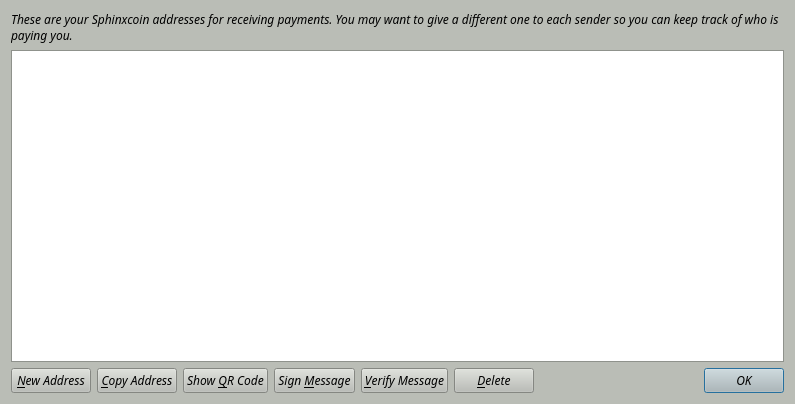
<?xml version="1.0" encoding="UTF-8"?>
<ui version="4.0">
 <class>AddressBookPage</class>
 <widget class="QWidget" name="AddressBookPage">
  <property name="geometry">
   <rect>
    <x>0</x>
    <y>0</y>
    <width>795</width>
    <height>404</height>
   </rect>
  </property>
  <property name="palette">
   <palette>
    <active>
     <colorrole role="WindowText">
      <brush brushstyle="SolidPattern">
       <color alpha="255">
        <red>0</red>
        <green>0</green>
        <blue>0</blue>
       </color>
      </brush>
     </colorrole>
     <colorrole role="Button">
      <brush brushstyle="SolidPattern">
       <color alpha="255">
        <red>186</red>
        <green>189</green>
        <blue>182</blue>
       </color>
      </brush>
     </colorrole>
     <colorrole role="Light">
      <brush brushstyle="SolidPattern">
       <color alpha="255">
        <red>255</red>
        <green>255</green>
        <blue>255</blue>
       </color>
      </brush>
     </colorrole>
     <colorrole role="Midlight">
      <brush brushstyle="SolidPattern">
       <color alpha="255">
        <red>220</red>
        <green>222</green>
        <blue>218</blue>
       </color>
      </brush>
     </colorrole>
     <colorrole role="Dark">
      <brush brushstyle="SolidPattern">
       <color alpha="255">
        <red>93</red>
        <green>94</green>
        <blue>91</blue>
       </color>
      </brush>
     </colorrole>
     <colorrole role="Mid">
      <brush brushstyle="SolidPattern">
       <color alpha="255">
        <red>124</red>
        <green>126</green>
        <blue>121</blue>
       </color>
      </brush>
     </colorrole>
     <colorrole role="Text">
      <brush brushstyle="SolidPattern">
       <color alpha="255">
        <red>0</red>
        <green>0</green>
        <blue>0</blue>
       </color>
      </brush>
     </colorrole>
     <colorrole role="BrightText">
      <brush brushstyle="SolidPattern">
       <color alpha="255">
        <red>255</red>
        <green>255</green>
        <blue>255</blue>
       </color>
      </brush>
     </colorrole>
     <colorrole role="ButtonText">
      <brush brushstyle="SolidPattern">
       <color alpha="255">
        <red>0</red>
        <green>0</green>
        <blue>0</blue>
       </color>
      </brush>
     </colorrole>
     <colorrole role="Base">
      <brush brushstyle="SolidPattern">
       <color alpha="255">
        <red>255</red>
        <green>255</green>
        <blue>255</blue>
       </color>
      </brush>
     </colorrole>
     <colorrole role="Window">
      <brush brushstyle="SolidPattern">
       <color alpha="255">
        <red>186</red>
        <green>189</green>
        <blue>182</blue>
       </color>
      </brush>
     </colorrole>
     <colorrole role="Shadow">
      <brush brushstyle="SolidPattern">
       <color alpha="255">
        <red>0</red>
        <green>0</green>
        <blue>0</blue>
       </color>
      </brush>
     </colorrole>
     <colorrole role="AlternateBase">
      <brush brushstyle="SolidPattern">
       <color alpha="255">
        <red>220</red>
        <green>222</green>
        <blue>218</blue>
       </color>
      </brush>
     </colorrole>
     <colorrole role="ToolTipBase">
      <brush brushstyle="SolidPattern">
       <color alpha="255">
        <red>255</red>
        <green>255</green>
        <blue>220</blue>
       </color>
      </brush>
     </colorrole>
     <colorrole role="ToolTipText">
      <brush brushstyle="SolidPattern">
       <color alpha="255">
        <red>0</red>
        <green>0</green>
        <blue>0</blue>
       </color>
      </brush>
     </colorrole>
    </active>
    <inactive>
     <colorrole role="WindowText">
      <brush brushstyle="SolidPattern">
       <color alpha="255">
        <red>0</red>
        <green>0</green>
        <blue>0</blue>
       </color>
      </brush>
     </colorrole>
     <colorrole role="Button">
      <brush brushstyle="SolidPattern">
       <color alpha="255">
        <red>186</red>
        <green>189</green>
        <blue>182</blue>
       </color>
      </brush>
     </colorrole>
     <colorrole role="Light">
      <brush brushstyle="SolidPattern">
       <color alpha="255">
        <red>255</red>
        <green>255</green>
        <blue>255</blue>
       </color>
      </brush>
     </colorrole>
     <colorrole role="Midlight">
      <brush brushstyle="SolidPattern">
       <color alpha="255">
        <red>220</red>
        <green>222</green>
        <blue>218</blue>
       </color>
      </brush>
     </colorrole>
     <colorrole role="Dark">
      <brush brushstyle="SolidPattern">
       <color alpha="255">
        <red>93</red>
        <green>94</green>
        <blue>91</blue>
       </color>
      </brush>
     </colorrole>
     <colorrole role="Mid">
      <brush brushstyle="SolidPattern">
       <color alpha="255">
        <red>124</red>
        <green>126</green>
        <blue>121</blue>
       </color>
      </brush>
     </colorrole>
     <colorrole role="Text">
      <brush brushstyle="SolidPattern">
       <color alpha="255">
        <red>0</red>
        <green>0</green>
        <blue>0</blue>
       </color>
      </brush>
     </colorrole>
     <colorrole role="BrightText">
      <brush brushstyle="SolidPattern">
       <color alpha="255">
        <red>255</red>
        <green>255</green>
        <blue>255</blue>
       </color>
      </brush>
     </colorrole>
     <colorrole role="ButtonText">
      <brush brushstyle="SolidPattern">
       <color alpha="255">
        <red>0</red>
        <green>0</green>
        <blue>0</blue>
       </color>
      </brush>
     </colorrole>
     <colorrole role="Base">
      <brush brushstyle="SolidPattern">
       <color alpha="255">
        <red>255</red>
        <green>255</green>
        <blue>255</blue>
       </color>
      </brush>
     </colorrole>
     <colorrole role="Window">
      <brush brushstyle="SolidPattern">
       <color alpha="255">
        <red>186</red>
        <green>189</green>
        <blue>182</blue>
       </color>
      </brush>
     </colorrole>
     <colorrole role="Shadow">
      <brush brushstyle="SolidPattern">
       <color alpha="255">
        <red>0</red>
        <green>0</green>
        <blue>0</blue>
       </color>
      </brush>
     </colorrole>
     <colorrole role="AlternateBase">
      <brush brushstyle="SolidPattern">
       <color alpha="255">
        <red>220</red>
        <green>222</green>
        <blue>218</blue>
       </color>
      </brush>
     </colorrole>
     <colorrole role="ToolTipBase">
      <brush brushstyle="SolidPattern">
       <color alpha="255">
        <red>255</red>
        <green>255</green>
        <blue>220</blue>
       </color>
      </brush>
     </colorrole>
     <colorrole role="ToolTipText">
      <brush brushstyle="SolidPattern">
       <color alpha="255">
        <red>0</red>
        <green>0</green>
        <blue>0</blue>
       </color>
      </brush>
     </colorrole>
    </inactive>
    <disabled>
     <colorrole role="WindowText">
      <brush brushstyle="SolidPattern">
       <color alpha="255">
        <red>93</red>
        <green>94</green>
        <blue>91</blue>
       </color>
      </brush>
     </colorrole>
     <colorrole role="Button">
      <brush brushstyle="SolidPattern">
       <color alpha="255">
        <red>186</red>
        <green>189</green>
        <blue>182</blue>
       </color>
      </brush>
     </colorrole>
     <colorrole role="Light">
      <brush brushstyle="SolidPattern">
       <color alpha="255">
        <red>255</red>
        <green>255</green>
        <blue>255</blue>
       </color>
      </brush>
     </colorrole>
     <colorrole role="Midlight">
      <brush brushstyle="SolidPattern">
       <color alpha="255">
        <red>220</red>
        <green>222</green>
        <blue>218</blue>
       </color>
      </brush>
     </colorrole>
     <colorrole role="Dark">
      <brush brushstyle="SolidPattern">
       <color alpha="255">
        <red>93</red>
        <green>94</green>
        <blue>91</blue>
       </color>
      </brush>
     </colorrole>
     <colorrole role="Mid">
      <brush brushstyle="SolidPattern">
       <color alpha="255">
        <red>124</red>
        <green>126</green>
        <blue>121</blue>
       </color>
      </brush>
     </colorrole>
     <colorrole role="Text">
      <brush brushstyle="SolidPattern">
       <color alpha="255">
        <red>93</red>
        <green>94</green>
        <blue>91</blue>
       </color>
      </brush>
     </colorrole>
     <colorrole role="BrightText">
      <brush brushstyle="SolidPattern">
       <color alpha="255">
        <red>255</red>
        <green>255</green>
        <blue>255</blue>
       </color>
      </brush>
     </colorrole>
     <colorrole role="ButtonText">
      <brush brushstyle="SolidPattern">
       <color alpha="255">
        <red>93</red>
        <green>94</green>
        <blue>91</blue>
       </color>
      </brush>
     </colorrole>
     <colorrole role="Base">
      <brush brushstyle="SolidPattern">
       <color alpha="255">
        <red>186</red>
        <green>189</green>
        <blue>182</blue>
       </color>
      </brush>
     </colorrole>
     <colorrole role="Window">
      <brush brushstyle="SolidPattern">
       <color alpha="255">
        <red>186</red>
        <green>189</green>
        <blue>182</blue>
       </color>
      </brush>
     </colorrole>
     <colorrole role="Shadow">
      <brush brushstyle="SolidPattern">
       <color alpha="255">
        <red>0</red>
        <green>0</green>
        <blue>0</blue>
       </color>
      </brush>
     </colorrole>
     <colorrole role="AlternateBase">
      <brush brushstyle="SolidPattern">
       <color alpha="255">
        <red>186</red>
        <green>189</green>
        <blue>182</blue>
       </color>
      </brush>
     </colorrole>
     <colorrole role="ToolTipBase">
      <brush brushstyle="SolidPattern">
       <color alpha="255">
        <red>255</red>
        <green>255</green>
        <blue>220</blue>
       </color>
      </brush>
     </colorrole>
     <colorrole role="ToolTipText">
      <brush brushstyle="SolidPattern">
       <color alpha="255">
        <red>0</red>
        <green>0</green>
        <blue>0</blue>
       </color>
      </brush>
     </colorrole>
    </disabled>
   </palette>
  </property>
  <property name="font">
   <font>
    <family>Sawasdee</family>
    <italic>true</italic>
   </font>
  </property>
  <property name="windowTitle">
   <string>Address Book</string>
  </property>
  <layout class="QVBoxLayout" name="verticalLayout">
   <item>
    <widget class="QLabel" name="labelExplanation">
     <property name="text">
      <string>These are your Sphinxcoin addresses for receiving payments. You may want to give a different one to each sender so you can keep track of who is paying you.</string>
     </property>
     <property name="textFormat">
      <enum>Qt::PlainText</enum>
     </property>
     <property name="wordWrap">
      <bool>true</bool>
     </property>
    </widget>
   </item>
   <item>
    <widget class="QTableView" name="tableView">
     <property name="contextMenuPolicy">
      <enum>Qt::CustomContextMenu</enum>
     </property>
     <property name="toolTip">
      <string>Double-click to edit address or label</string>
     </property>
     <property name="tabKeyNavigation">
      <bool>false</bool>
     </property>
     <property name="selectionMode">
      <enum>QAbstractItemView::SingleSelection</enum>
     </property>
     <property name="selectionBehavior">
      <enum>QAbstractItemView::SelectRows</enum>
     </property>
     <property name="sortingEnabled">
      <bool>true</bool>
     </property>
     <attribute name="verticalHeaderVisible">
      <bool>false</bool>
     </attribute>
    </widget>
   </item>
   <item>
    <layout class="QHBoxLayout" name="horizontalLayout">
     <item>
      <widget class="QPushButton" name="newAddressButton">
       <property name="toolTip">
        <string>Create a new address</string>
       </property>
       <property name="text">
        <string>&amp;New Address</string>
       </property>
      </widget>
     </item>
     <item>
      <widget class="QPushButton" name="copyToClipboard">
       <property name="toolTip">
        <string>Copy the currently selected address to the system clipboard</string>
       </property>
       <property name="text">
        <string>&amp;Copy Address</string>
       </property>
      </widget>
     </item>
     <item>
      <widget class="QPushButton" name="showQRCode">
       <property name="text">
        <string>Show &amp;QR Code</string>
       </property>
      </widget>
     </item>
     <item>
      <widget class="QPushButton" name="signMessage">
       <property name="toolTip">
        <string>Sign a message to prove you own a Sphinxcoin address</string>
       </property>
       <property name="text">
        <string>Sign &amp;Message</string>
       </property>
      </widget>
     </item>
     <item>
      <widget class="QPushButton" name="verifyMessage">
       <property name="toolTip">
        <string>Verify a message to ensure it was signed with a specified Sphinxcoin address</string>
       </property>
       <property name="text">
        <string>&amp;Verify Message</string>
       </property>
      </widget>
     </item>
     <item>
      <widget class="QPushButton" name="deleteButton">
       <property name="toolTip">
        <string>Delete the currently selected address from the list</string>
       </property>
       <property name="text">
        <string>&amp;Delete</string>
       </property>
      </widget>
     </item>
     <item>
      <spacer name="horizontalSpacer">
       <property name="orientation">
        <enum>Qt::Horizontal</enum>
       </property>
       <property name="sizeHint" stdset="0">
        <size>
         <width>40</width>
         <height>20</height>
        </size>
       </property>
      </spacer>
     </item>
     <item>
      <widget class="QDialogButtonBox" name="buttonBox">
       <property name="sizePolicy">
        <sizepolicy hsizetype="Maximum" vsizetype="Fixed">
         <horstretch>0</horstretch>
         <verstretch>0</verstretch>
        </sizepolicy>
       </property>
       <property name="standardButtons">
        <set>QDialogButtonBox::Ok</set>
       </property>
      </widget>
     </item>
    </layout>
   </item>
  </layout>
 </widget>
 <resources/>
 <connections/>
</ui>
